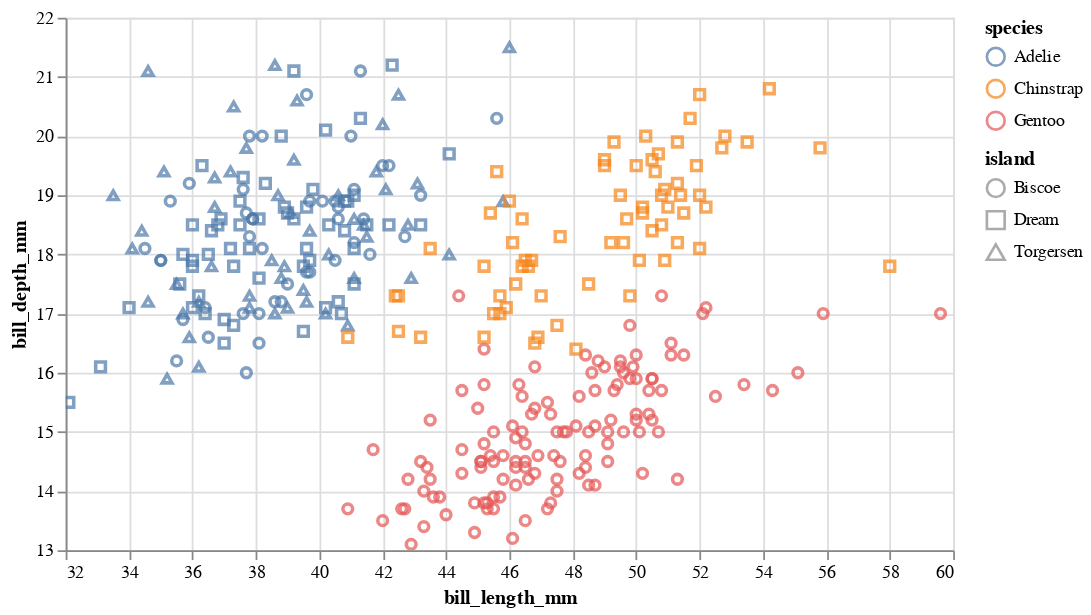

Notebook source saved alongside this figure:
### Markdown cell above
## Ecosystem integrations

With the introduction of `__dataframe__` support in v6.0.0 and efficiency improvements in this release, Ibis now works with [Altair](https://altair-viz.github.io/index.html), [Plotly](https://plotly.com/python/), [plotnine](https://plotnine.readthedocs.io/en/stable/), and any other visualization library that implements the protocol. This enables passing Ibis tables directly to visualization libraries without a `.to_pandas()` or `to_pyarrow()` call for any of the 15+ backends supported, with data efficiently transferred through Apache Arrow.

**Important**: as of writing this blog, a developer version of Altair is required.

### Code cell
import altair as alt

chart = (
    alt.Chart(t, width=500)
    .mark_point(size=30)
    .encode(
        x=alt.X("bill_length_mm").scale(zero=False),
        y=alt.Y("bill_depth_mm").scale(zero=False),
        color="species",
        shape="island",
    )
    .interactive()
)

chart

### Figure 1 — Vega-Lite specification as saved in the notebook (floating-point values rounded to 4 significant figures; data arrays with more than 128 entries replaced by an {"elided": "..."} marker saying what was removed)
{"config": {"view": {"continuousWidth": 300, "continuousHeight": 300}}, "data": {"name": "data-2250b852ca28c301c54af1181ea858be"}, "mark": {"type": "point", "size": 30}, "encoding": {"color": {"field": "species", "type": "nominal"}, "shape": {"field": "island", "type": "nominal"}, "x": {"field": "bill_length_mm", "scale": {"zero": false}, "type": "quantitative"}, "y": {"field": "bill_depth_mm", "scale": {"zero": false}, "type": "quantitative"}}, "params": [{"name": "param_1", "select": {"type": "interval", "encodings": ["x", "y"]}, "bind": "scales"}], "width": 500, "$schema": "https://vega.github.io/schema/vega-lite/v5.8.0.json", "datasets": {"data-2250b852ca28c301c54af1181ea858be": {"elided": "344 records"}}}
